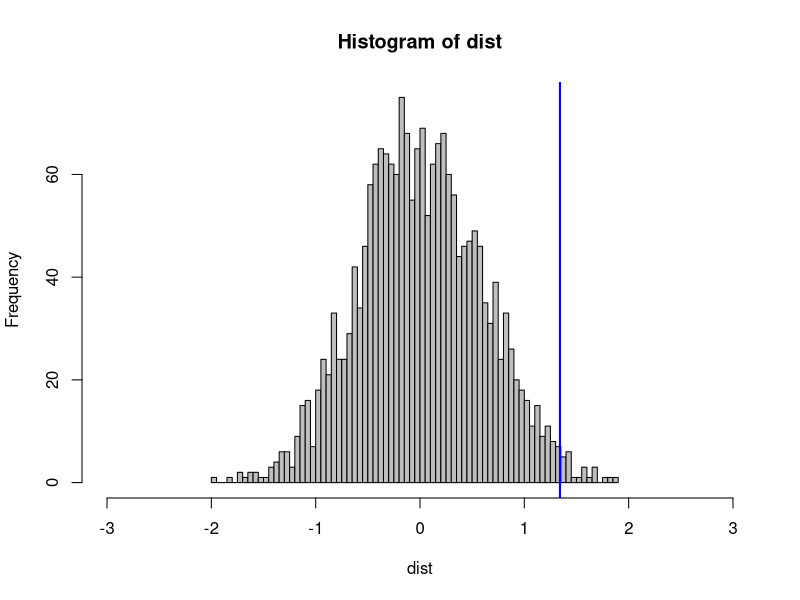

R code for this plot:
## ---- chunk 1
knitr::opts_chunk$set(echo = TRUE)
## ---- chunk 2
library(tidyverse) # for data manipulation and visualization
library(ggplot2) # for plots
library(boot) # for bootstrapping
library(coin) # for permutation tests
## ---- chunk 3
set.seed(123)
x <- rbinom(n=30, size=15, prob=0.71)
x
## ---- chunk 4
sample_size <- length(x)
B <- 2000 #number of samples
tempdata <- c()
for(i in 1:B)
  tempdata <- c(tempdata, sample(x,sample_size,replace=TRUE))

bootstrapsample = matrix(tempdata, nrow = sample_size, ncol = B)
## ---- chunk 5
B_values <- apply(bootstrapsample, 2, quantile, prob=0.9)
head(B_values)
## ---- chunk 6
mean(B_values)
sd(B_values)
## ---- chunk 7
help(boot)
## ---- chunk 8
sampleperc <- function(x, d) {
  return(quantile(x[d], prob=0.9))
}
## ---- chunk 9
b = boot(x, sampleperc, R=2000)
print(b)
## ---- chunk 10
boot.ci(b, conf=0.95)
## ---- chunk 11
set.seed(123)
N <- 15
x <- rbinom(n = 30, size = N, prob = 0.71)
x
## ---- chunk 12
bin_size <- 15
sample_size <- length(x)
p_hat <- mean(x)/N
## ---- chunk 13
B <- 2000 #number of samples
tempdata <- rbinom(B*sample_size, size = bin_size, prob = p_hat)
bootstrapsample = matrix(tempdata, nrow = sample_size, ncol = B)
## ---- chunk 14
B_values <- apply(bootstrapsample, 2, quantile, prob=0.9)
head(B_values)
## ---- chunk 15
mean(B_values)
sd(B_values)
## ---- chunk 16
set.seed(1)
n <- 100
tr <- rbinom(n, 1, 0.5) 
y <- 1 + tr + rnorm(n, 0, 3)
## ---- chunk 17
means <- by(y, tr, mean)
diff0 <- diff(means)
## ---- chunk 18
s <- sample(tr, length(tr), FALSE)
by(y, s, mean)
diff(by(y, s, mean))
## ---- chunk 19
dist <- replicate(2000, diff(by(y, sample(tr, length(tr), FALSE), mean)))
head(dist)
## ---- chunk 20
hist(dist, xlim = c(-3, 3), col = "grey", breaks = 100)
abline(v = diff(by(y, tr, mean)), col = "blue", lwd = 2)
## ---- chunk 21
sum(dist > diff0)/2000 # one-tailed test
sum(abs(dist) > abs(diff0))/2000  # two-tailed test
## ---- chunk 22
library(coin)
independence_test(y ~ tr, alternative = "greater")  # one-tailed
independence_test(y ~ tr)  # two-tailed
